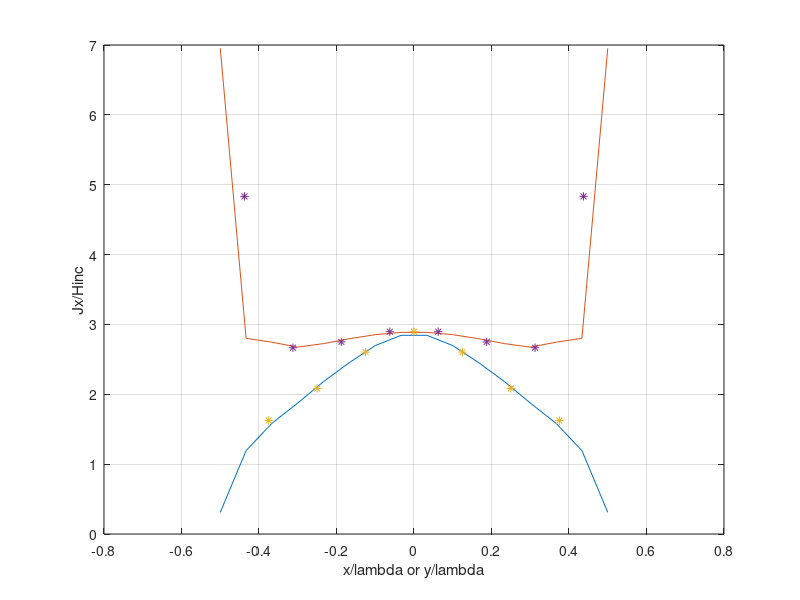

Reproduce this figure in MATLAB.
%RWG6 Compares the surface current distribution for the plate
%   with that given by Catedra, Cuevas, and Nuno, 
%   IEEE Trans. Antennas and Propagation
%   vol. AP-36, No 12, pp. 1744-1752, 1988.
%
%   Copyright 2002 AEMM. Revision 2002/03/05 
%   Chapter 2

clear all

%load the data
load('mesh2');
load('current');

Index=find(t(4,:)<=1);
Triangles=length(Index);

%Find the current density Jx for every triangle
for k=1:Triangles
    i=[0 0 0]';
    for m=1:EdgesTotal
        IE=I(m)*EdgeLength(m);
        if(TrianglePlus(m)==k)
            i=i+IE*RHO_Plus(:,m)/(2*Area(TrianglePlus(m)));
        end
        if(TriangleMinus(m)==k)
            i=i+IE*RHO_Minus(:,m)/(2*Area(TriangleMinus(m)));
        end
    end
    CurrentNorm(k)=abs(i(1)); %here's the first component
end

%Comparison
K=15;
x0=min(p(1,:));
x1=max(p(1,:));
y0=min(p(2,:));
y1=max(p(2,:));

for n=1:K+1
    x(n)=x0+(n-1)*(x1-x0)/K;
    Dist=repmat([x(n) 0 0]',[1,TrianglesTotal])-Center;
    [dummy,Index]=min( sum(Dist.*Dist));
    X(n)=CurrentNorm(Index)*eta_; %eta_ means normalization over Hinc
end
for n=1:K+1
    y(n)=y0+(n-1)*(y1-y0)/K;
    Dist=repmat([0 y(n) 0]',[1,TrianglesTotal])-Center;
    [dummy,Index]=min( sum(Dist.*Dist));
    Y(n)=CurrentNorm(Index)*eta_; %eta_ means normalization over Hinc   
end
plot(x,X,y,Y);

%Data of Catedra et al.:
xi(1)=0.125; Xi(1)=1.625;
xi(2)=0.250; Xi(2)=2.083;
xi(3)=0.375; Xi(3)=2.604;
xi(4)=0.500; Xi(4)=2.896;
xi(5)=0.625; Xi(5)=2.604;
xi(6)=0.750; Xi(6)=2.083;
xi(7)=0.875; Xi(7)=1.625;

yi(1)=0.125*(0+1/2); Yi(1)=4.833;
yi(2)=0.125*(1+1/2); Yi(2)=2.6666;
yi(3)=0.125*(2+1/2); Yi(3)=2.75;
yi(4)=0.125*(3+1/2); Yi(4)=2.896;
yi(5)=0.125*(4+1/2); Yi(5)=2.896;
yi(6)=0.125*(5+1/2); Yi(6)=2.75;
yi(7)=0.125*(6+1/2); Yi(7)=2.6666;
yi(8)=0.125*(7+1/2); Yi(8)=4.833;
hold on
plot(xi-0.5,Xi,'*',yi-0.5,Yi,'*')
grid on
xlabel('x/lambda or y/lambda');
ylabel('Jx/Hinc')